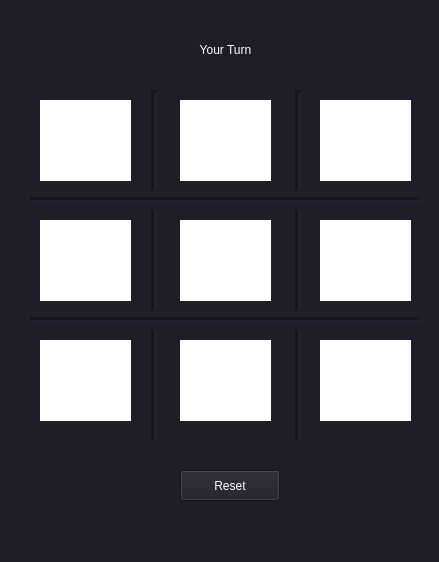
<?xml version="1.0" encoding="UTF-8"?>
<ui version="4.0">
 <class>MainWindow</class>
 <widget class="QMainWindow" name="MainWindow">
  <property name="enabled">
   <bool>true</bool>
  </property>
  <property name="geometry">
   <rect>
    <x>0</x>
    <y>0</y>
    <width>439</width>
    <height>562</height>
   </rect>
  </property>
  <property name="windowTitle">
   <string>Tic Tac Toe</string>
  </property>
  <property name="autoFillBackground">
   <bool>false</bool>
  </property>
  <property name="styleSheet">
   <string notr="true">background:rgb(30, 30, 40)</string>
  </property>
  <property name="animated">
   <bool>true</bool>
  </property>
  <property name="tabShape">
   <enum>QTabWidget::Rounded</enum>
  </property>
  <widget class="QWidget" name="centralwidget">
   <widget class="myqlabel" name="l00">
    <property name="enabled">
     <bool>true</bool>
    </property>
    <property name="geometry">
     <rect>
      <x>40</x>
      <y>100</y>
      <width>91</width>
      <height>81</height>
     </rect>
    </property>
    <property name="styleSheet">
     <string notr="true">background:white;</string>
    </property>
    <property name="text">
     <string/>
    </property>
    <property name="scaledContents">
     <bool>true</bool>
    </property>
   </widget>
   <widget class="Line" name="line">
    <property name="geometry">
     <rect>
      <x>146</x>
      <y>90</y>
      <width>16</width>
      <height>351</height>
     </rect>
    </property>
    <property name="styleSheet">
     <string notr="true">color:red;</string>
    </property>
    <property name="lineWidth">
     <number>3</number>
    </property>
    <property name="orientation">
     <enum>Qt::Vertical</enum>
    </property>
   </widget>
   <widget class="myqlabel" name="l01">
    <property name="geometry">
     <rect>
      <x>180</x>
      <y>100</y>
      <width>91</width>
      <height>81</height>
     </rect>
    </property>
    <property name="styleSheet">
     <string notr="true">background-color:white;</string>
    </property>
    <property name="text">
     <string/>
    </property>
    <property name="scaledContents">
     <bool>true</bool>
    </property>
   </widget>
   <widget class="Line" name="line_2">
    <property name="geometry">
     <rect>
      <x>290</x>
      <y>90</y>
      <width>16</width>
      <height>351</height>
     </rect>
    </property>
    <property name="styleSheet">
     <string notr="true">color:red;</string>
    </property>
    <property name="lineWidth">
     <number>3</number>
    </property>
    <property name="orientation">
     <enum>Qt::Vertical</enum>
    </property>
   </widget>
   <widget class="myqlabel" name="l02">
    <property name="geometry">
     <rect>
      <x>320</x>
      <y>100</y>
      <width>91</width>
      <height>81</height>
     </rect>
    </property>
    <property name="styleSheet">
     <string notr="true">background:white;</string>
    </property>
    <property name="text">
     <string/>
    </property>
    <property name="scaledContents">
     <bool>true</bool>
    </property>
   </widget>
   <widget class="Line" name="line_3">
    <property name="geometry">
     <rect>
      <x>30</x>
      <y>190</y>
      <width>391</width>
      <height>20</height>
     </rect>
    </property>
    <property name="styleSheet">
     <string notr="true">color:red;</string>
    </property>
    <property name="lineWidth">
     <number>3</number>
    </property>
    <property name="orientation">
     <enum>Qt::Horizontal</enum>
    </property>
   </widget>
   <widget class="myqlabel" name="l10">
    <property name="geometry">
     <rect>
      <x>40</x>
      <y>220</y>
      <width>91</width>
      <height>81</height>
     </rect>
    </property>
    <property name="styleSheet">
     <string notr="true">background:white;</string>
    </property>
    <property name="text">
     <string/>
    </property>
    <property name="scaledContents">
     <bool>true</bool>
    </property>
   </widget>
   <widget class="myqlabel" name="l11">
    <property name="geometry">
     <rect>
      <x>180</x>
      <y>220</y>
      <width>91</width>
      <height>81</height>
     </rect>
    </property>
    <property name="styleSheet">
     <string notr="true">background:white;</string>
    </property>
    <property name="text">
     <string/>
    </property>
    <property name="scaledContents">
     <bool>true</bool>
    </property>
   </widget>
   <widget class="myqlabel" name="l12">
    <property name="geometry">
     <rect>
      <x>320</x>
      <y>220</y>
      <width>91</width>
      <height>81</height>
     </rect>
    </property>
    <property name="styleSheet">
     <string notr="true">background:white;</string>
    </property>
    <property name="text">
     <string/>
    </property>
    <property name="scaledContents">
     <bool>true</bool>
    </property>
   </widget>
   <widget class="Line" name="line_4">
    <property name="geometry">
     <rect>
      <x>30</x>
      <y>310</y>
      <width>391</width>
      <height>20</height>
     </rect>
    </property>
    <property name="styleSheet">
     <string notr="true">color:red;</string>
    </property>
    <property name="lineWidth">
     <number>3</number>
    </property>
    <property name="orientation">
     <enum>Qt::Horizontal</enum>
    </property>
   </widget>
   <widget class="myqlabel" name="l20">
    <property name="enabled">
     <bool>true</bool>
    </property>
    <property name="geometry">
     <rect>
      <x>40</x>
      <y>340</y>
      <width>91</width>
      <height>81</height>
     </rect>
    </property>
    <property name="styleSheet">
     <string notr="true">background:white;</string>
    </property>
    <property name="text">
     <string/>
    </property>
    <property name="scaledContents">
     <bool>true</bool>
    </property>
   </widget>
   <widget class="myqlabel" name="l21">
    <property name="geometry">
     <rect>
      <x>180</x>
      <y>340</y>
      <width>91</width>
      <height>81</height>
     </rect>
    </property>
    <property name="styleSheet">
     <string notr="true">background:white;</string>
    </property>
    <property name="text">
     <string/>
    </property>
    <property name="scaledContents">
     <bool>true</bool>
    </property>
   </widget>
   <widget class="myqlabel" name="l22">
    <property name="geometry">
     <rect>
      <x>320</x>
      <y>340</y>
      <width>91</width>
      <height>81</height>
     </rect>
    </property>
    <property name="styleSheet">
     <string notr="true">background:white;</string>
    </property>
    <property name="text">
     <string/>
    </property>
    <property name="scaledContents">
     <bool>true</bool>
    </property>
   </widget>
   <widget class="QLabel" name="label">
    <property name="geometry">
     <rect>
      <x>40</x>
      <y>29</y>
      <width>371</width>
      <height>41</height>
     </rect>
    </property>
    <property name="styleSheet">
     <string notr="true">color:white;</string>
    </property>
    <property name="text">
     <string>Your Turn</string>
    </property>
    <property name="alignment">
     <set>Qt::AlignCenter</set>
    </property>
   </widget>
   <widget class="QPushButton" name="Reset">
    <property name="geometry">
     <rect>
      <x>180</x>
      <y>470</y>
      <width>100</width>
      <height>31</height>
     </rect>
    </property>
    <property name="styleSheet">
     <string notr="true">color:white;</string>
    </property>
    <property name="text">
     <string>Reset</string>
    </property>
   </widget>
  </widget>
 </widget>
 <customwidgets>
  <customwidget>
   <class>myqlabel</class>
   <extends>QLabel</extends>
   <header location="global">myqlabel.h</header>
  </customwidget>
 </customwidgets>
 <resources/>
 <connections/>
</ui>
